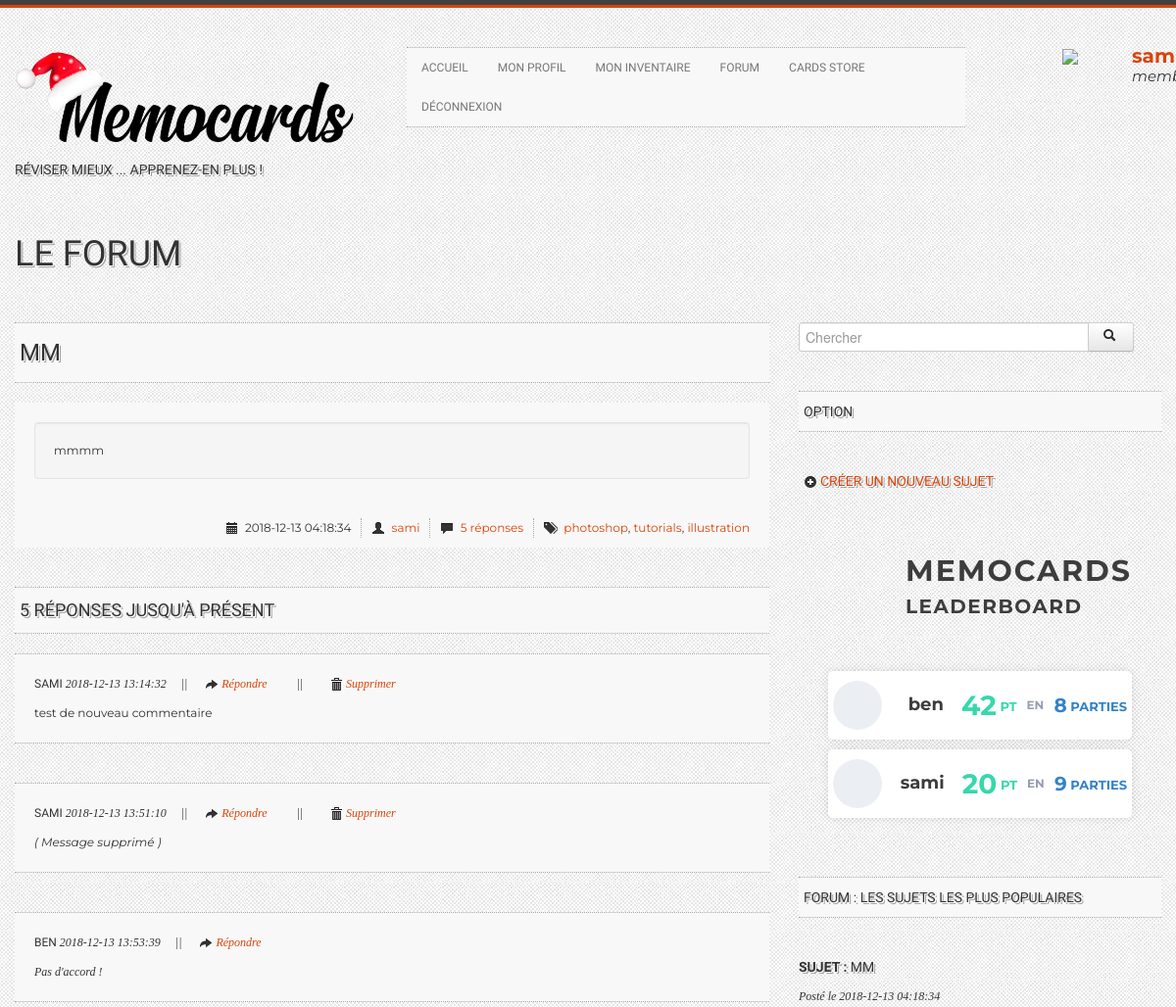
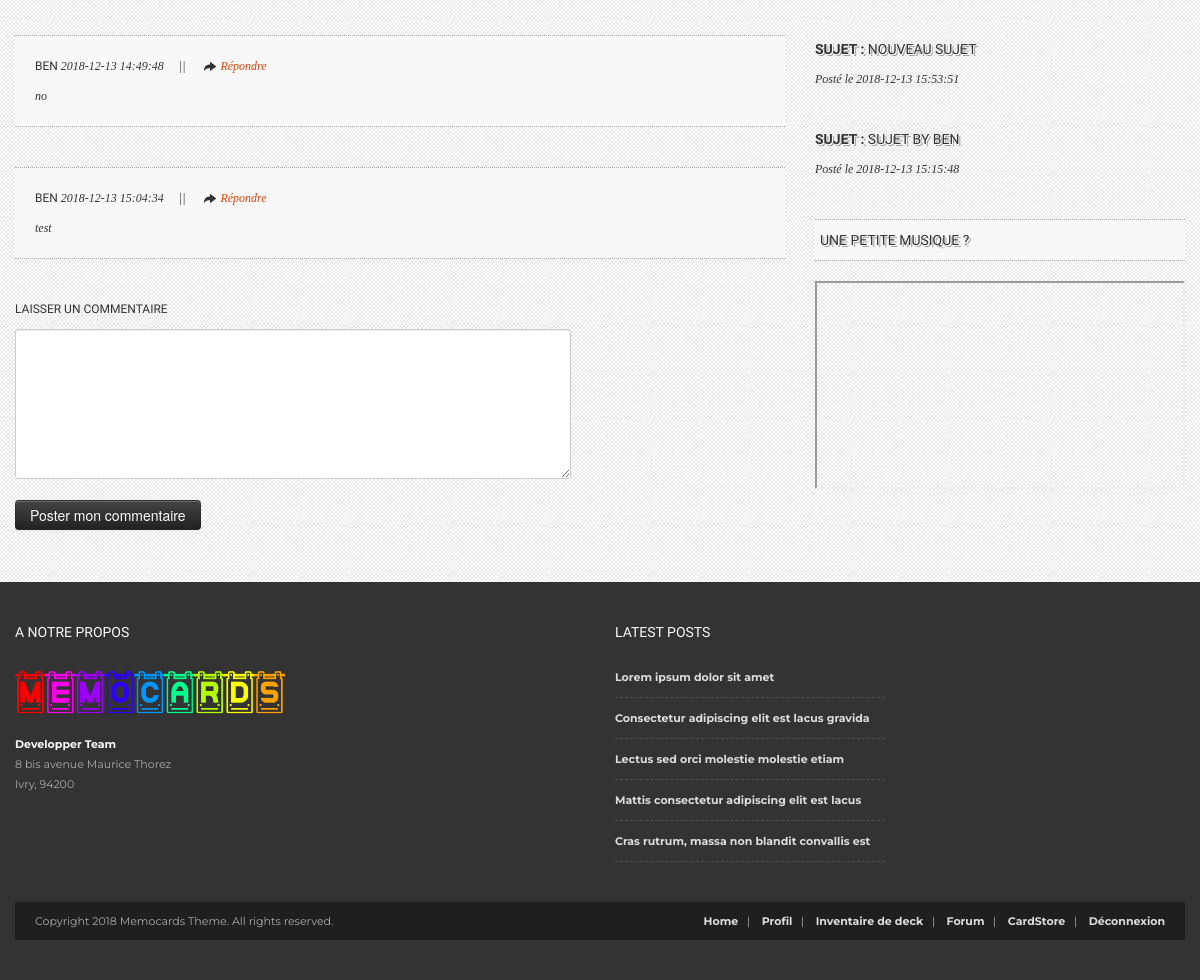
Screenshot of /index.php?page=forum&subject_id=13 (signed in) with the database file from the repository (2 pictures, top to bottom).
### tables this page shows
CREATE TABLE IF NOT EXISTS `subject` (
  `id` int(11) NOT NULL AUTO_INCREMENT,
  `title` varchar(255) NOT NULL,
  `date_posted` datetime NOT NULL,
  `content` longtext NOT NULL,
  `status` varchar(15) NOT NULL,
  `user_id` int(11) NOT NULL,
  PRIMARY KEY (`id`),
  KEY `fk_subject_user1_idx` (`user_id`)
);

CREATE TABLE IF NOT EXISTS `user` (
  `id` int(11) NOT NULL AUTO_INCREMENT,
  `username` varchar(25) NOT NULL,
  `password` varchar(255) NOT NULL,
  `profile_picture` varchar(255) NOT NULL,
  `status` varchar(45) NOT NULL,
  `birth_date` date NOT NULL,
  `sex` varchar(1) NOT NULL,
  `region` varchar(45) NOT NULL,
  `email` varchar(255) NOT NULL,
  PRIMARY KEY (`id`),
  UNIQUE KEY `username_UNIQUE` (`username`)
);

CREATE TABLE IF NOT EXISTS `message` (
  `id` int(11) NOT NULL AUTO_INCREMENT,
  `date` datetime NOT NULL,
  `content_message` longtext NOT NULL,
  `autor_id` int(11) NOT NULL,
  `subject_id` int(11) NOT NULL,
  PRIMARY KEY (`id`),
  KEY `fk_message_subject1_idx` (`subject_id`)
);

CREATE TABLE IF NOT EXISTS `passed` (
  `id` int(11) NOT NULL AUTO_INCREMENT,
  `date_passed` datetime DEFAULT NULL,
  `number_game` int(11) DEFAULT NULL,
  `score_user` int(11) DEFAULT NULL,
  `user_id` int(11) NOT NULL,
  `deck_id` int(11) NOT NULL,
  PRIMARY KEY (`id`),
  KEY `fk_passed_user1_idx` (`user_id`),
  KEY `fk_passed_deck1_idx` (`deck_id`)
);

### Controllers/forum_Controllers.php (called while the page is built, shortened)
<?php
    if ( isset($_GET['subject_id']) )
    {
        $req = info_subjects_SELECT($_GET['subject_id']);
        $info_subject = $req->FetchAll();
        $username = find_autor_SELECT($info_subject[0]['user_id']);
        $info_subject['username'] = $username['username'];
        $count_message = count_message_SELECT($_GET['subject_id']);
        $print_message = messages_subject_SELECT($_GET['subject_id']);
        $autors = array();
        foreach($print_message as $key => $value)
        {
            $username = find_autor_SELECT($print_message[$key]['autor_id']);
            array_push($autors, $username);
        }
        require(dirname(__FILE__).'/../Views/forum_single_Views.php');
    }
    $section = 'Le Forum';
    require(dirname(__FILE__).'/../Views/template.php');
?>

### Modeles/modele_select.php (called while the page is built, shortened)
<?php
    function messages_subject_SELECT($subject_id)
    {
        $bdd = bdd();
        $req= $bdd->prepare('SELECT *
                                FROM message
                                INNER JOIN subject ON message.subject_id=subject.id
                                INNER JOIN user ON subject.user_id=user.id
                                WHERE subject_id = ?
                                ORDER BY date ASC;
                                ');
        $req->execute(array(intval($subject_id)));
        $message = $req->fetchAll();
        return $message;
    }
    function info_subjects_SELECT($subject_id)
    {
        $bdd = bdd();
        $req = $bdd->prepare('SELECT *
                                FROM subject
                                WHERE subject.id = ?
                            ');
        $req->execute(array(intval($subject_id)));
        return $req;
    }
    function find_autor_SELECT($user_id)
    {
        $bdd = bdd();
        $req = $bdd->prepare('SELECT user.username
                                FROM user
                                WHERE user.id = ?
                            ');
        $req->execute(array(intval($user_id)));
        $autor = $req->fetch();
        return $autor;
    }
    function count_message_SELECT($subject_id)
    {
        $bdd = bdd();
        $req = $bdd->prepare('  SELECT COUNT(content_message) as count_message
                                FROM message
                                WHERE subject_id = ?
                            ');
        $req->execute(array(intval($subject_id)));
        $count_message = $req->fetch();
        return $count_message;
    }
function leaderboard_SELECT()
{
    $bdd = bdd();
    $query = "SELECT passed.id, SUM(`score_user`) AS sumscore, SUM(`number_game`) AS sumgame, user.username, user.profile_picture
    FROM `passed`
    JOIN user ON user.id = user_id
    GROUP BY user_id
    ORDER BY sumscore DESC
    LIMIT 3;";
    try {
        $stmt = $bdd->prepare($query);
        $stmt->execute(NULL);
    } catch(Exception $e) {
        die('Erreur : ' . $e->getMessage());
    }
    $qu = $stmt->fetchAll(PDO::FETCH_ASSOC);
    return $qu;
}
function famoussubject_SELECT()
{
    $bdd = bdd();
    $query = "SELECT subject.id, subject.title, subject.date_posted, subject.content,subject.status,COUNT(message.id) as nbrep
    FROM subject
    JOIN message ON message.subject_id = subject.id
    JOIN user ON user.id = subject.user_id
    GROUP BY subject.id
    ORDER BY nbrep DESC
    LIMIT 3;";
    try {
        $stmt = $bdd->prepare($query);
        $stmt->execute(NULL);
    } catch(Exception $e) {
        die('Erreur : ' . $e->getMessage());
    }
    $qu = $stmt->fetchAll(PDO::FETCH_ASSOC);
    return $qu;
}
?>

### Views/forum_single_Views.php (the view, shortened to what this page needs)
            <article>
                <h3 class="title-bg"><a href="#"> <?php echo $info_subject[0]['title']; ?> </a></h3>
                <div class="post-content">
                    <div class="post-body">
                        <p class="well">  <?php echo $info_subject[0]['content']; ?> </p>
                    </div>
                    <div class="post-summary-footer">
                        <ul class="post-data">
                            <li><i class="icon-calendar"></i>  <?php echo $info_subject[0]['date_posted']; ?> </li>
                            <li><i class="icon-user"></i> <a href="#"><?php echo $info_subject['username']; ?></a></li>
                            <li><i class="icon-comment"></i> <a href="#"> <?php echo $count_message['count_message']; ?> réponses </a></li>
                            <li><i class="icon-tags"></i> <a href="#">photoshop</a>, <a href="#">tutorials</a>, <a href="#">illustration</a></li>
                        </ul>
                    </div>
                </div>
            </article>
            <section class="comments">
                <h4 class="title-bg"><a name="comments"></a> <?php echo $count_message['count_message']; ?> réponses jusqu'à présent</h4>
               <ul>
                    <?php
                        foreach($print_message as $key => $value)
                        {
                    ?>
                            <li>
                                <span class="comment-name"> <?php echo $autors[$key]['username'] ;  ?> </span>
                                <span class="comment-date"> <?php echo $print_message[$key]['date'] ;  ?>  &nbsp;&nbsp;&nbsp;&nbsp;|| &nbsp;&nbsp;&nbsp;&nbsp; <i class="icon-share-alt"></i><a href="#">Répondre</a> &nbsp;&nbsp;&nbsp;&nbsp;&nbsp;&nbsp;&nbsp;&nbsp;
                                <?php if ($print_message[$key]['autor_id'] == $_SESSION['id']) { ?>
                                    ||&nbsp;&nbsp;&nbsp;&nbsp;&nbsp;&nbsp;&nbsp;&nbsp;
                                    <i class="icon-trash"></i><a href="#myModal<?php echo $key; ?>"  data-toggle="modal">Supprimer</a></span>
                                <?php } ?>
                                <div class="comment-content"> <?php echo $print_message[$key]['content_message'] ;  ?> </div>
                            </li>
                    <?php
                        }
                    ?>
               </ul>
                <div class="comment-form-container">
                    <h6>Laisser un commentaire</h6>
                    <form method="POST" action="" id="comment-form">
                        <textarea class="span6" name="new_message"></textarea>
                        <div class="row">
                            <div class="span2">
                                <input type="submit" class="btn btn-inverse" value="Poster mon commentaire">
                            </div>
                        </div>
                    </form>
                </div>
        </section>
<?php $content = ob_get_clean(); ?>

### Views/template.php (shortened to what this page needs)
<!DOCTYPE html>
<html xmlns="http://www.w3.org/1999/xhtml">
<head>
<link rel="stylesheet" href="Public/css/bootstrap.css">
<link rel="stylesheet" href="Public/css/bootstrap-responsive.css">
<link rel="stylesheet" href="Public/css/jquery.lightbox-0.5.css">
<link rel="stylesheet" href="Public/css/custom-stylesss.css">
<link rel="stylesheet" href="Public/css/flexslider.css">
<link rel="stylesheet" href="Public/css/styles.css">
<link rel="stylesheet" href="https://use.fontawesome.com/releases/v5.3.1/css/all.css">
<link rel="stylesheet" href="Public/css/leaderbo.css">
</head>
<body>
	<div class="color-bar-1"></div>
    <div class="color-bar-2 color-bg"></div>
    <div class="container main-container">
      <div class="row header">
        <div class="span4 logo">
            <a href="index.php"><img src="Public/img/memocards_black.png" alt="" /></a>
            <h5>Réviser mieux ... Apprenez-en plus !</h5>
            <br><br><br>
            <h1> <?php if (isset($section)) echo $section; ?></h1>
        </div>
        <div class="span6 navigation">
            <div class="navbar hidden-phone">
            <ul class="nav">
           <li><a href="index.php">Accueil</a></li>
             <li><a href="index.php?page=profile">Mon Profil</a></li>
            <li><a href="index.php?page=inventory">Mon inventaire</a></li>
             <li><a href="index.php?page=forum">Forum</a></li>
             <li><a href="index.php?page=store">Cards Store</a></li>
             <li><a href="index.php?page=dc">Déconnexion</a></li>
            </ul>
            </div>
        </div>
        <div class="span2 logo">
            <img src=<?php echo $_SESSION['profile_picture'];?> style="width:70px">
            <div style="position:relative;left:140px;float:left">
                <a href="index.php?page=profile"><b style="font-size:20px"><?php echo $_SESSION['username']; ?></b></a>
                <br>
                <i style="font-size:15px">
                    <?php echo $_SESSION['status']; ?>
                </i>
            </div>
        </div>
      </div>
    <div class="row">
        <div class="span8 blog">
                <?php if (isset($content)) {
                    echo $content;
                }
                ?>
        </div>
                <div class="span4 sidebar">
                    <section>
                        <div class="input-append">
                            <form action="" method='POST'>
                                <input id="appendedInputButton" name='rechercher' size="16" type="text" placeholder="Chercher"><button class="btn" type='submit'><i class="icon-search"></i></button>
                            </form>
                        </div>
                    </section>
                <?php
            if(isset($_GET['page']) && ($_GET['page'] == 'inventory') || $_GET['page'] == 'forum') { ?>
                <h5 class="title-bg">Option</h5>
                <ul class="post-category-list">
            <?php
                if($_GET['page'] == 'inventory') { ?>
                    <h5><li><a href="index.php?page=inventory&action=create_deck"><i class="icon-plus-sign"></i>Créer un nouveau deck</a></li>
                    <?php if(isset($_GET['action']) && $_GET['action'] == 'modify') { ?>
                            <li><a href="index.php?page=inventory&action=settings&deck=<?php echo $_GET['deck']; ?>"><i class="icon-wrench"></i>Modifier paramètres du deck</a></li></h5>
                    <?php } ?>
            <?php
                }else if ($_GET['page'] == 'forum') { ?>
                    <h5><li><a href="index.php?page=forum&choix_forum=creer_sujet"><i class="icon-plus-sign"></i>Créer un nouveau sujet</a></li> </h5>
            <?php
                } ?>
                    </ul>
        <?php
            }
            if ($_GET['page'] !== 'store') {
                $leader = leaderboard_SELECT();
                ?>
                <br><br>
                <div class="wrapper">
                <div class="wrapper__header">
                    <div class="b_caption">
                    <p>MemoCards <span><br>leaderboard</span></p>
                    </div>
                </div>
                <div class="wrapper__content">
                    <ul style="margin-left: 20px;margin-right: 20px;">
                    <?php
                        foreach ($leader as $key => $value) {
                            ?>
                                <li>
                                    <div class="graphic"><img src="<?php echo $value['profile_picture']; ?>" alt=""/></div>
                                    <div class="name"><span class="header"><?php echo $value['username']; ?></span>
                                    <span class="stat"><?php echo $value['sumscore']; ?></span><span class="sub"> PT</span> <b style="vertical-align: middle;color: #979cb0"> &nbsp EN &nbsp </b>
                                    <span class="stat2"><?php echo $value['sumgame']; ?></span><span class="sub2"> PARTIES</span></div>
                                </li>
                            <?php
                        }
                    ?>
                    </ul>
                </div>
                </div>
                <h5 class="title-bg">FORUM : Les sujets les plus populaires</h5>
                <ul class="popular-posts">
                <?php
                    $famoussub = famoussubject_SELECT();
                    foreach ($famoussub as $key => $value) {
                        ?>
                            <li>
                                <h5><a href="index.php?page=forum&subject_id=<?php echo $value['id']; ?>"><b>Sujet : </b><?php echo $value['title']; ?></a></h5>
                                <em>Posté le <?php echo $value['date_posted']; ?></em>
                            </li>
                        <?php
                    }
                ?>
                </ul>
            <h5 class="title-bg">Une petite musique ?</h5>
            <iframe src="http://player.vimeo.com/video/24496773" width="370" height="208"></iframe>
            <?php
        }?>
        </div>
    </div>
    </div>
	<div class="footer-container">
    	<div class="container">
        	<div class="row footer-row">
                <div class="span3 footer-col">
                    <h5>A notre propos</h5>
                   <img src="Public/img/memocards.png" alt="Piccolo" /><br /><br />
                    <address>
                        <strong>Developper Team</strong><br />
                        8 bis avenue Maurice Thorez<br />
                        Ivry, 94200<br />
                    </address>
                </div>
                <div class="span3 footer-col">
                </div>
                <div class="span3 footer-col">
                    <h5>Latest Posts</h5>
                     <ul class="post-list">
                        <li><a href="#">Lorem ipsum dolor sit amet</a></li>
                        <li><a href="#">Consectetur adipiscing elit est lacus gravida</a></li>
                        <li><a href="#">Lectus sed orci molestie molestie etiam</a></li>
                        <li><a href="#">Mattis consectetur adipiscing elit est lacus</a></li>
                        <li><a href="#">Cras rutrum, massa non blandit convallis est</a></li>
                    </ul>
                </div>
                <div class="span3 footer-col">
                </div>
            </div>
            <div class="row">
                <div class="span12 footer-col footer-sub">
                    <div class="row no-margin">
                        <div class="span6"><span class="left">Copyright 2018 Memocards Theme. All rights reserved.</span></div>
                        <div class="span6">
                            <span class="right">
                            <a href="index.php?page=home">Home</a>&nbsp;&nbsp;&nbsp;|&nbsp;&nbsp;&nbsp;
                            <a href="index.php?page=profile">Profil</a>&nbsp;&nbsp;&nbsp;|&nbsp;&nbsp;&nbsp;
                            <a href="index.php?page=inventory">Inventaire de deck</a>&nbsp;&nbsp;&nbsp;|&nbsp;&nbsp;&nbsp;
                            <a href="index.php?page=forum">Forum</a>&nbsp;&nbsp;&nbsp;|&nbsp;&nbsp;&nbsp;
                            <a href="index.php?page=store">CardStore</a>&nbsp;&nbsp;&nbsp;|&nbsp;&nbsp;&nbsp;
                            <a href="index.php?page=dc"> Déconnexion</a>
                            </span>
                        </div>
                    </div>
                </div>
            </div>
        </div>
    </div>
</body>
</html>

### rows the page displays
subject: title "MM", content "mmmm", date_posted "2018-12-13 04:18:34"
message: date "2018-12-13 13:14:32", content_message "test de nouveau commentaire"
user: username "SAMI"
message: date "2018-12-13 13:51:10", content_message "( Message supprimé )"
message: date "2018-12-13 13:53:39", content_message "Pas d'accord !"
user: username "BEN"
message: date "2018-12-13 14:49:48", content_message "no"
message: date "2018-12-13 15:04:34", content_message "test"
passed: username "ben", sumscore "42", sumgame "8"
passed: username "sami", sumscore "20", sumgame "9"
subject: title "NOUVEAU SUJET", date_posted "2018-12-13 15:53:51"
subject: title "SUJET BY BEN", date_posted "2018-12-13 15:15:48"

### other values shown
$section "LE FORUM"
$info_subject['username'] "sami"
$count_message['count_message'] "5"
